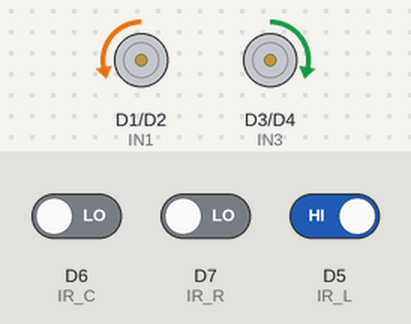
A sketch run on a simulated ESP8266 (NodeMCU). Shown: motor-driver pin pairs drawn as motors (green arrow = first pin HIGH = forward, orange = second pin HIGH = backward, longer = more drive, scaled by the enable pin). The inputs (shaded band) are chosen by the test bench; at power-on: D6 (IR_C) LOW, D5 (IR_L) HIGH, D7 (IR_R) LOW.

Above: at 1.2 s.
1.3 s: D6 (IR_C) driven HIGH and D5 (IR_L) driven LOW
At 1.46 s:
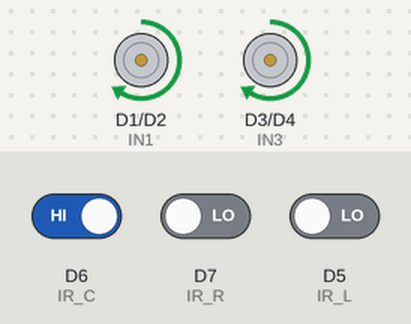
4.3 s: D6 (IR_C) driven LOW
At 5.3 s:
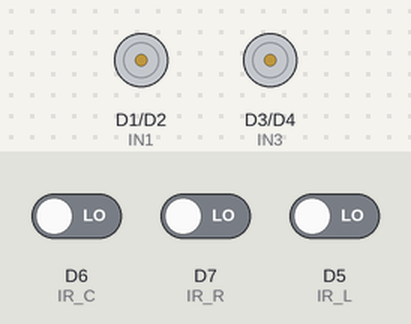
5.8 s: D7 (IR_R) driven HIGH
At 7.2 s:
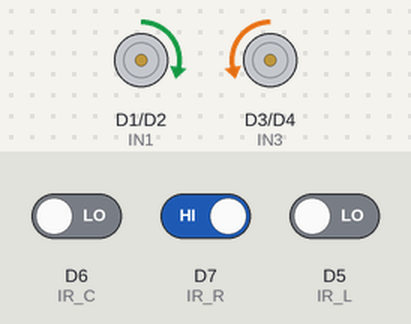
Timing chart, 0 to 8.8 s (numbered marks = the images above; inputs shaded):
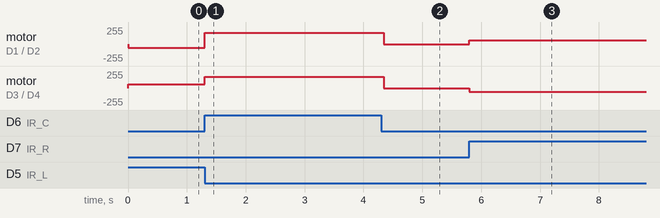

The sketch:

01_working_in_caves_but_.ino
```cpp
/************* IR SENSOR PINS (ESP8266) *************/
#define IR_L D5   // GPIO14
#define IR_C D6   // GPIO12
#define IR_R D7   // GPIO13

/************* L298N MOTOR PINS (ESP8266) *************/
#define IN1 D1
#define IN2 D2
#define IN3 D3
#define IN4 D4
#define ENA D0
#define ENB D8

/************* SENSOR LOGIC *************/
#define BLACK 1

/************* VERY SLOW SPEED SETTINGS *************/
int FWD_SPEED   = 60;   // very slow forward
int ROT_SPEED   = 55;   // very slow rotate
int KICK_SPEED  = 170;  // start torque
int KICK_MS     = 80;   // kick time

void setup() {
  Serial.begin(115200);

  pinMode(IR_L, INPUT);
  pinMode(IR_C, INPUT);
  pinMode(IR_R, INPUT);

  pinMode(IN1, OUTPUT); pinMode(IN2, OUTPUT);
  pinMode(IN3, OUTPUT); pinMode(IN4, OUTPUT);
  pinMode(ENA, OUTPUT); pinMode(ENB, OUTPUT);

  stopMotors();
}

/************* MAIN LOOP *************/
void loop() {
  int L = digitalRead(IR_L);
  int C = digitalRead(IR_C);
  int R = digitalRead(IR_R);

  // (optional) Serial monitor
  // Serial.printf("L:%d C:%d R:%d\n", L, C, R);

  // 1) ONLY CENTER BLACK -> FORWARD
  if (L != BLACK && C == BLACK && R != BLACK) {
    forwardVerySlow();
  }

  // 2) RIGHT BLACK -> robot angled LEFT -> rotate RIGHT slowly until CENTER only
  else if (R == BLACK && C != BLACK) {
    rotateRightUntilCenter();
  }

  // 3) LEFT BLACK -> robot angled RIGHT -> rotate LEFT slowly until CENTER only
  else if (L == BLACK && C != BLACK) {
    rotateLeftUntilCenter();
  }

  // 4) If center black but side also black -> go forward slowly (still on line)
  else if (C == BLACK) {
    forwardVerySlow();
  }

  // 5) ALL WHITE -> STOP
  else {
    stopMotors();
  }

  // no delay -> checks sensors again immediately
}

/************* MOTOR FUNCTIONS *************/
void forwardVerySlow() {
  // Kick so motors start
  digitalWrite(IN1, HIGH); digitalWrite(IN2, LOW);
  digitalWrite(IN3, HIGH); digitalWrite(IN4, LOW);

  analogWrite(ENA, KICK_SPEED);
  analogWrite(ENB, KICK_SPEED);
  delay(KICK_MS);

  analogWrite(ENA, FWD_SPEED);
  analogWrite(ENB, FWD_SPEED);
}

void rotateRightUntilCenter() {
  // Rotate RIGHT slowly: LEFT forward, RIGHT backward
  digitalWrite(IN1, HIGH); digitalWrite(IN2, LOW);
  digitalWrite(IN3, LOW);  digitalWrite(IN4, HIGH);

  analogWrite(ENA, ROT_SPEED);
  analogWrite(ENB, ROT_SPEED);

  // keep checking sensors until only center is black
  while (true) {
    int L = digitalRead(IR_L);
    int C = digitalRead(IR_C);
    int R = digitalRead(IR_R);

    if (L != BLACK && C == BLACK && R != BLACK) {
      break;
    }
    // tiny delay to avoid watchdog reset
    delay(1);
  }
}

void rotateLeftUntilCenter() {
  // Rotate LEFT slowly: LEFT backward, RIGHT forward
  digitalWrite(IN1, LOW);  digitalWrite(IN2, HIGH);
  digitalWrite(IN3, HIGH); digitalWrite(IN4, LOW);

  analogWrite(ENA, ROT_SPEED);
  analogWrite(ENB, ROT_SPEED);

  while (true) {
    int L = digitalRead(IR_L);
    int C = digitalRead(IR_C);
    int R = digitalRead(IR_R);

    if (L != BLACK && C == BLACK && R != BLACK) {
      break;
    }
    delay(1);
  }
}

void stopMotors() {
  analogWrite(ENA, 0);
  analogWrite(ENB, 0);
  digitalWrite(IN1, LOW); digitalWrite(IN2, LOW);
  digitalWrite(IN3, LOW); digitalWrite(IN4, LOW);
}
```

Measured:
- after the input at 1.3 s, motor on D1 (IN1) / D2 (IN2): backward 55/255 → forward 170/255 at once; motor on D3 (IN3) / D4 (IN4): forward 55/255 → forward 170/255 at once
- after the input at 4.3 s, motor on D1 (IN1) / D2 (IN2), motor on D3 (IN3) / D4 (IN4): forward 170/255 → stopped at once
- after the input at 5.8 s, motor on D1 (IN1) / D2 (IN2): stopped → forward 55/255 at once; motor on D3 (IN3) / D4 (IN4): stopped → backward 55/255 at once
